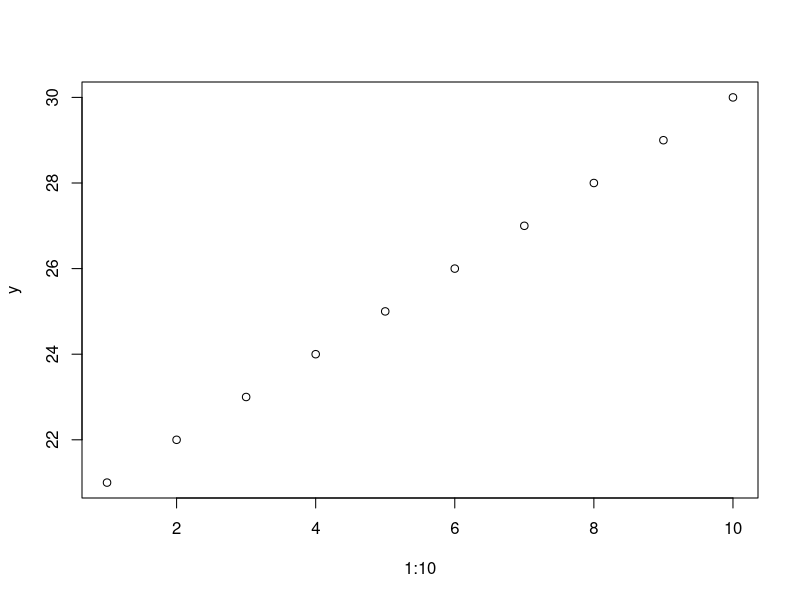
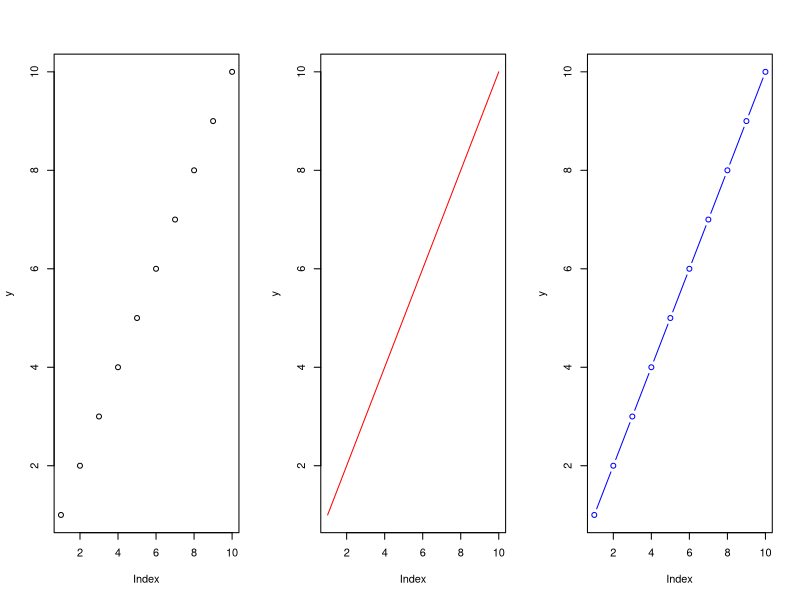
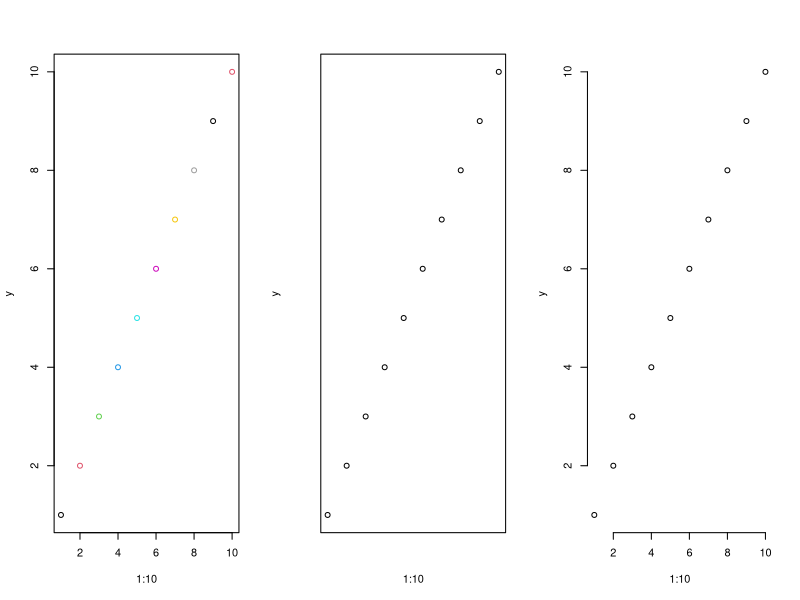
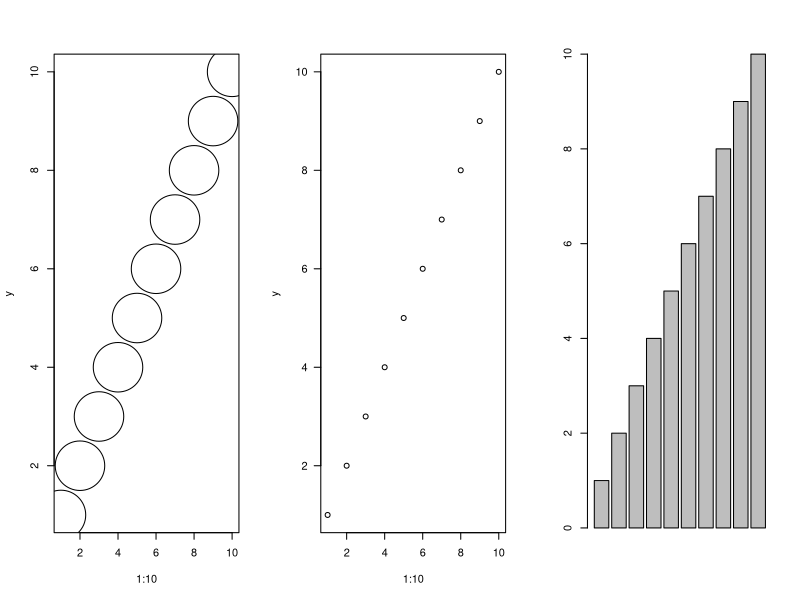
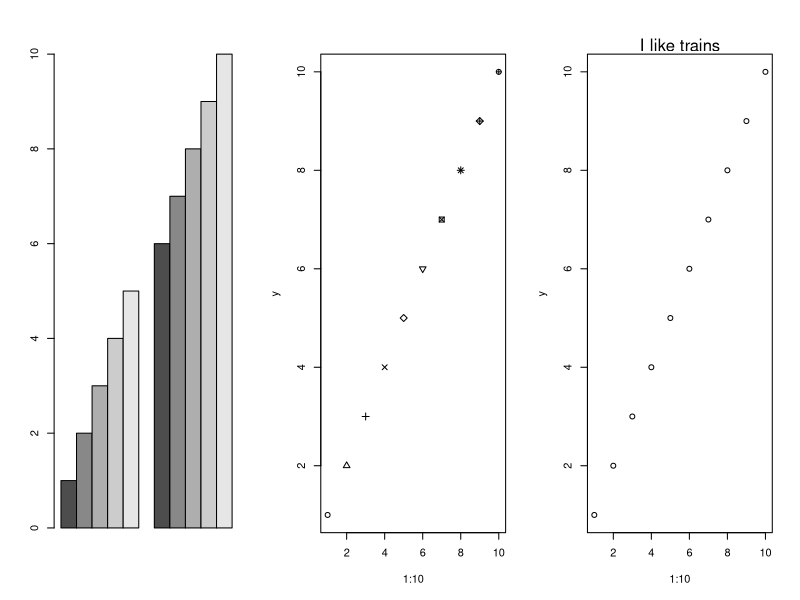
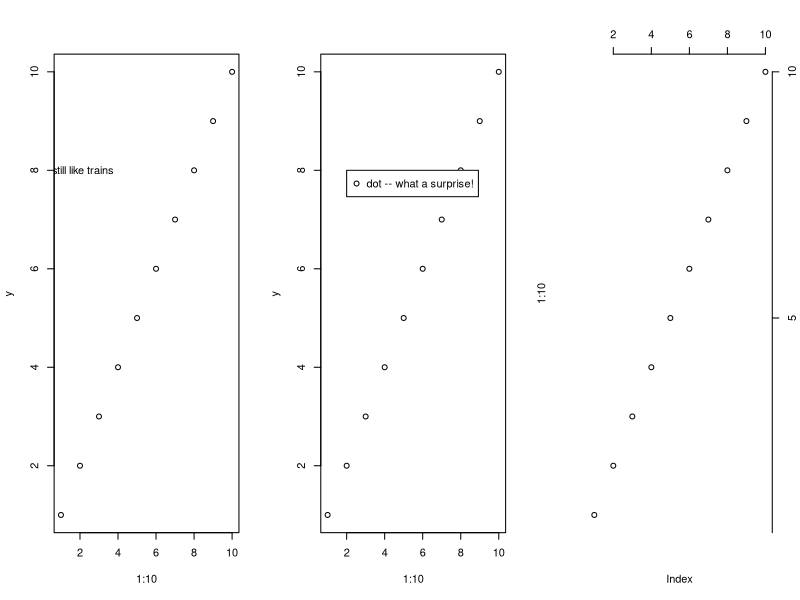
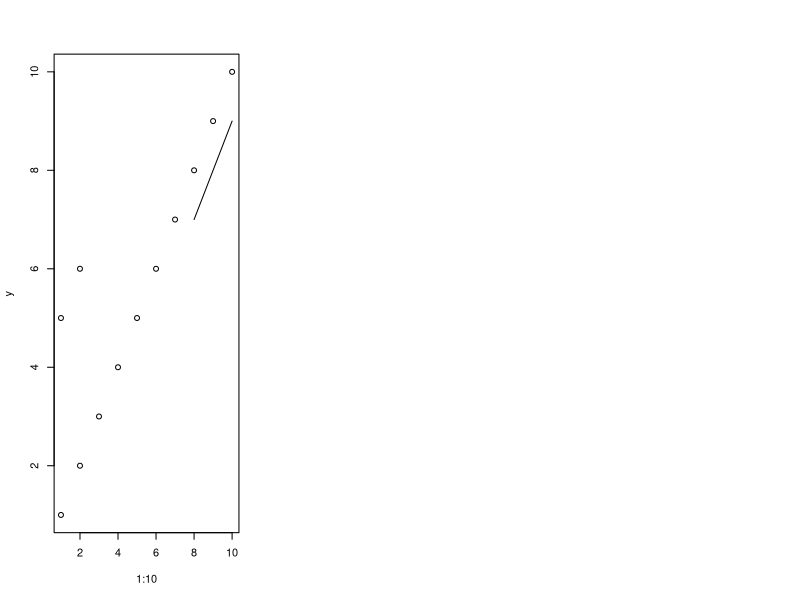

Reproduce these figures in R, in order.
## ---- chunk 1
x = matrix(1:10, 5, 2)
apply(x, 1, mean)
apply(x, 2, mean)
## ---- chunk 2
y = array(1:24, dim = c(2, 3, 4))
apply(y, 3, mean)
## ---- chunk 3
x = data.frame(ID = 1:10, RT = rnorm(10), Group = rep(1:2, 5), Pic = rep(c("Neg", "Pos"), each = 5))
tapply(x$RT, list(x$Group, x$Pic), mean)
## ---- chunk 4
x <- list(ID = 1:10, RT = rnorm(10), Group = rep(1:2, 5))
lapply(x, mean)
## ---- chunk 5
x <- list(ID = 1:10, RT = rnorm(10), Group = rep(1:2, 5))
sapply(x, mean)
## ---- chunk 6
library(plyr)
dfx <- data.frame(
group = c(rep('A', 8), rep('B', 15), 
          rep('C', 6)),
sex = sample(c("M", "F"), size = 29, replace = TRUE),
age = runif(n = 29, min = 18, max = 54))
ddply(dfx, .(group, sex), summarize,
mean = round(mean(age), 2),
sd = round(sd(age), 2))
## ---- chunk 7
y <- 21:30
y
plot(x = 1:10, y = y)
## ---- chunk 8
y <- 1:10
layout(t(1:3))
plot(y)
plot(y, type = "l", col = "red")
plot(y, type = "b", col = "blue")
## ---- chunk 9
plot(x = 1:10, y = y, col = 1:10)
## ---- chunk 10
plot(x = 1:10, y = y, xaxt = "n", yaxt = "n")
## ---- chunk 11
plot(x = 1:10, y = y, bty = "n")
## ---- chunk 12
plot(x = 1:10, y = y, cex = 10)
## ---- chunk 13
plot(x = 1:10, y = y, las = 1)
## ---- chunk 14
barplot(1:10)
## ---- chunk 15
barplot(matrix(1:10, 5, 2), beside = T)
## ---- chunk 16
plot(x = 1:10, y = y, pch = 1:10)
## ---- chunk 17
plot(x = 1:10, y = y)
mtext("I like trains", 3)
## ---- chunk 18
plot(x = 1:10, y = y)
text(2, 8, "I still like trains")
## ---- chunk 19
plot(x = 1:10, y = y)
legend(2, 8, legend = "dot -- what a surprise!", pch = 1)
## ---- chunk 20
plot(x = 1:10, axes = FALSE)
axis(3)
axis(4, at = seq(0, 10, 5), labels = seq(0, 10, 5))
## ---- chunk 21
plot(x = 1:10, y = y)
points(c(5, 6))
lines(c(8, 10), c(7, 9))
